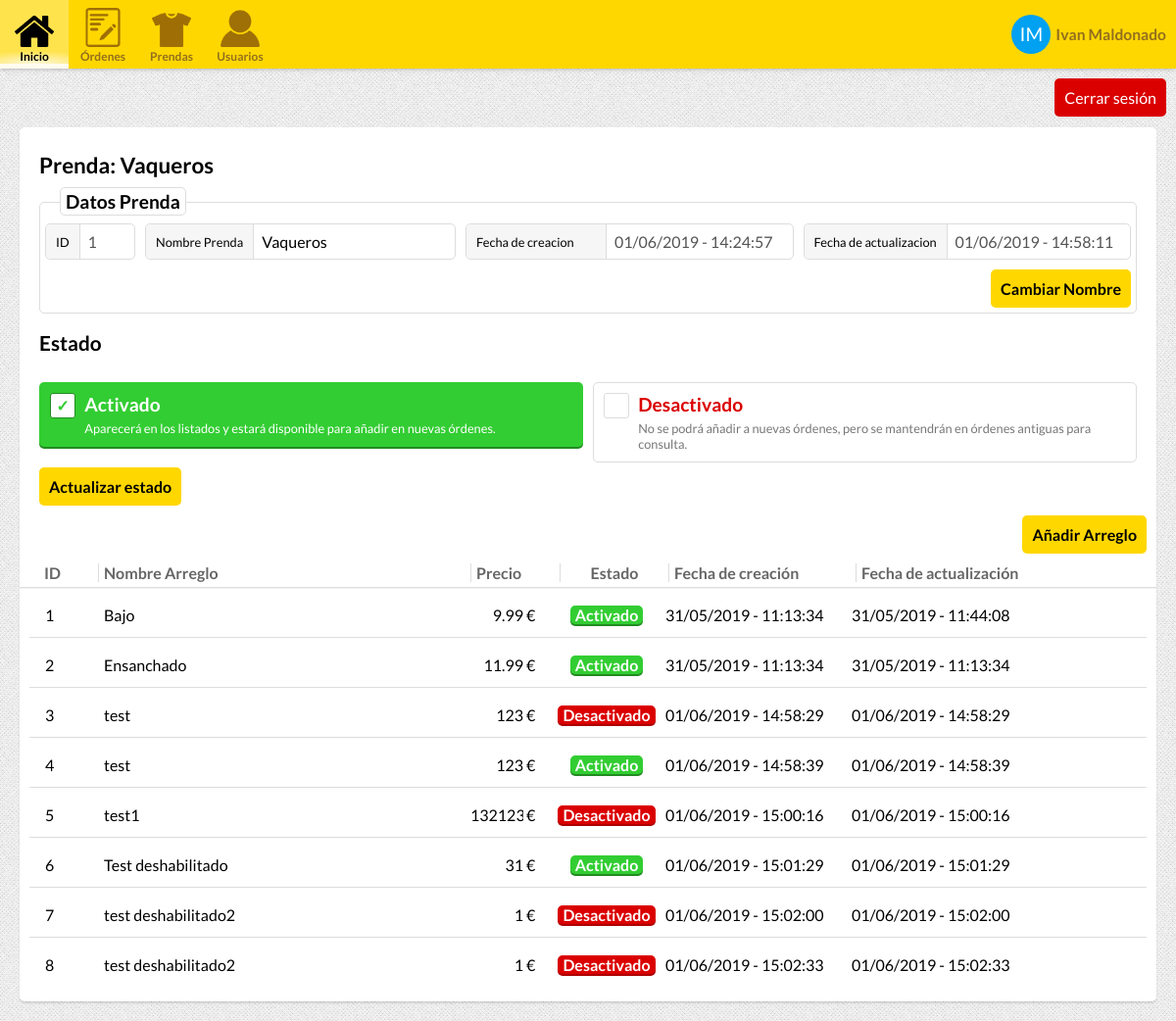
Screenshot of /clothe.php?id=1 (signed in) with the database file from the repository.
### tables this page shows
CREATE TABLE "USERS" (
	"USER_ID"	INTEGER NOT NULL PRIMARY KEY AUTOINCREMENT,
	"USERNAME"	TEXT NOT NULL,
	"NAME"	TEXT NOT NULL,
	"SURNAME"	TEXT,
	"PHONE"	INTEGER,
	"EMAIL"	TEXT NOT NULL,
	"HASHED_PASSWORD"	TEXT NOT NULL,
	"ROLE_ID"	INTEGER NOT NULL DEFAULT 0,
	"UPDATE_TIMESTAMP"	INTEGER NOT NULL,
	"REGISTER_TIMESTAMP"	INTEGER NOT NULL,
	"ACTIVE"	INTEGER NOT NULL DEFAULT 0,
	FOREIGN KEY("ROLE_ID") REFERENCES "USER_ROLES"("ROLE_ID")
);

CREATE TABLE "CLOTHES" (
	"CLOTHE_ID"	INTEGER NOT NULL PRIMARY KEY AUTOINCREMENT,
	"CLOTHE_NAME"	TEXT NOT NULL,
	"ACTIVE"	INTEGER NOT NULL DEFAULT 1,
	"REGISTERED_DATE"	INTEGER,
	"UPDATE_DATE"	INTEGER NOT NULL
);

### Controllers/UserController.php (called while the page is built, shortened)
<?php
class UserController {
    private function connect(){
        return new PDO("sqlite:.data/data.db");
    }
    public function getUser($id){
        $db = $this->connect();
        $sql = "SELECT * FROM USERS AS U, USER_ROLES AS R WHERE USER_ID = :userID AND U.ROLE_ID = R.ROLE_ID";
        $stmt = $db->prepare($sql);
        $stmt->bindParam(':userID', $id);
        if($stmt->execute()){
            if($row = $stmt->fetch()){
               return new User(
                $row["USER_ID"],
                $row["USERNAME"],
                $row["HASHED_PASSWORD"],
                $row["EMAIL"],
                new Role(
                    $row["ROLE_ID"],
                    $row["ROLE_NAME"],
                    $row["ROLE_CSS_CLASS"],
                    $row["ROLE_DESCRIPTION"]
                ),
                $row["PHONE"],
                $row["NAME"],
                $row["SURNAME"],
                $row["REGISTER_TIMESTAMP"],
                $row["UPDATE_TIMESTAMP"],
                $row["ACTIVE"]
                );
            }
        }
        return null;
    }
}

### Classes/User.php (called while the page is built, shortened)
<?php
require_once("Classes/Role.php");
class User{
    private $id;
    private $role;
    private $name;
    private $surname;
    function __construct($id = 0, $username, $password = null, $email, $role, $telephone, $name, $surname, $registeredDate, $updateDate, $active = 0){
        $this->id = $id;
        $this->role = $role;
        $this->name = $name;
        $this->surname = $surname;
        $registeredDateOb = new DateTime();
        $registeredDateOb->setTimestamp($registeredDate);
        $updateDateOb = new DateTime();
        $updateDateOb->setTimestamp($updateDate);
    }
    function getId(){
        return $this->id;
    }
    function getRole(){
        return $this->role;
    }
    function getName(){
        return $this->name;
    }
    function getSurname(){
        return $this->surname;
    }
}

### Classes/Role.php (called while the page is built, shortened)
<?php
class Role{
    private $id;
    function __construct($id, $name, $cssClass, $description = ""){
        $this->id = $id;
    }
    function getID(){
        return $this->id;
    }
}

### Controllers/Controller.php (called while the page is built, shortened)
<?php
class Controller {
    private function connect(){
        return new PDO("sqlite:.data/data.db");
    }
    public function getClothe($clotheID){
        $db = $this->connect();
        $sql = "SELECT * FROM CLOTHES WHERE CLOTHE_ID = :clotheID";
        $stmt = $db->prepare($sql);
        $stmt->bindParam(':clotheID', $clotheID);
        if($stmt->execute()){
            while($row = $stmt->fetch()){
                return new Clothe(
                    $row["CLOTHE_ID"],
                    $row["CLOTHE_NAME"],
                    null, null,
                    $row["REGISTERED_DATE"],
                    $row["UPDATE_DATE"],
                    $row["ACTIVE"]
                );
            }
        }
        return null;
    }
    public function getFixes($clotheID){
        $fixes = array();
        $db = $this->connect();
        $sql = "SELECT * FROM CLOTHES_FIXES WHERE CLOTHE_ID = :clotheID";
        $stmt = $db->prepare($sql);
        $stmt->bindParam(':clotheID', $clotheID);
        if($stmt->execute()){
            while($row = $stmt->fetch()){
                array_push($fixes, new Fix(
                    $row["FIX_ID"],
                    $row["CLOTHE_ID"],
                    $row["NAME"],
                    $row["PRICE"],
                    $row["CREATION_DATE"],
                    $row["UPDATE_DATE"],
                    $row["ACTIVE"]
                ));
            }
        }
        return $fixes;
    }
}

### Classes/Clothe.php (called while the page is built, shortened)
<?php
class Clothe{
    private $id;
    private $name;
    private $creationDate;
    private $updateDate;
    function __construct($id, $name, $numFixes = 0, $fixes = null, $creationDate, $updateDate, $active = 0){
        $this->id = $id;
        $this->name = $name;
        $creationDateOb = new DateTime();
        $creationDateOb->setTimestamp($creationDate);
        $this->creationDate = $creationDateOb;
        $updateDateOb = new DateTime();
        $updateDateOb->setTimestamp($updateDate);
        $this->updateDate = $updateDateOb;
    }
    function getId(){
        return $this->id;
    }
    function getName(){
        return $this->name;
    }
    function getCreationDateString(){
        $date = $this->creationDate;
        return $date->format('d/m/Y - H:i:s');
    }
    function getUpdateDateString(){
        $date = $this->updateDate;
        return $date->format('d/m/Y - H:i:s');
    }
}

### Classes/Fix.php (called while the page is built, shortened)
<?php
class Fix{
    private $id;
    private $name;
    private $price;
    private $creationDate;
    private $updateDate;
    private $active;
    function __construct($id, $clotheID, $name, $price, $creationDate, $updateDate, $active = 0){
        $this->id = $id;
        $this->name = $name;
        $this->price = $price;
        $creationDateOb = new DateTime();
        $creationDateOb->setTimestamp($creationDate);
        $this->creationDate = $creationDateOb;
        $updateDateOb = new DateTime();
        $updateDateOb->setTimestamp($updateDate);
        $this->updateDate = $updateDateOb;
        $this->active = $active;
        if($active == 0){
            $this->active = false;
        }else {
            $this->active = true;
        }
    }
    function getID(){
        return $this->id;
    }
    function getName(){
        return $this->name;
    }
    function getPrice(){
        return $this->price;
    }
    function getCreationDateString(){
        $date = $this->creationDate;
        return $date->format('d/m/Y - H:i:s');
    }
    function getUpdateDateString(){
        $date = $this->updateDate;
        return $date->format('d/m/Y - H:i:s');
    }
    function isActive(){
        return $this->active;
    }
}

### ViewControllers/clotheViewController.php (the view, shortened to what this page needs)
<?php
require_once("Controllers/UserController.php");
require_once("Controllers/Controller.php");
require_once("Classes/User.php");
require_once("Classes/Role.php");
require_once("Classes/Clothe.php");
require_once("Classes/Fix.php");
$userController = new UserController();
$controller = new Controller();
if(isset($_SESSION["userID"])){
    $sessionUser = $userController->getUser($_SESSION["userID"]);
    $sessionUserRole = $sessionUser->getRole();
}else {
    header("location: login.php");
}
if($sessionUserRole->getID() == 0){
    $client = true;
}elseif($sessionUserRole->getID() == 1){
    $employee = true;
}elseif($sessionUserRole->getID() == 2){
    $admin = true;
}
if(!$clothe = $controller->getClothe($_GET["id"])){
    header("Location: clothes.php");
};
$fixes = $controller->getFixes($_GET["id"]);
$title = "Prenda: ".$clothe->getName();
function showClotheInfoForm(){
    global $clothe;
    global $title;
    ?>
    <form id="clothe-info-container" method="post" action="clothe.php?id=<?=$clothe->getID()?>">
        <h1><?=$title?></h1>
        <div class="field-set" id="clothe-infoset">
        <h3>Datos Prenda</h3>
            <label class="boxed-input" id="clotheID">
                <div class="text-label"><span>ID</span></div>
                <div class="input-container">
                    <input type="text" value="<?=$clothe->getID()?>" disabled>
                </div>
            </label>
            <label class="boxed-input" id="clothe-name">
                <div class="text-label"><span>Nombre Prenda</span></div>
                <div class="input-container">
                    <input type="text" name="clotheName" value="<?=$clothe->getName()?>">
                </div>
            </label>
            <label class="boxed-input" id="create-date">
                <div class="text-label"><span>Fecha de creacion</span></div>
                <div class="input-container">
                    <input type="text" value="<?=$clothe->getCreationDateString()?>" disabled>
                </div>
            </label>
            <label class="boxed-input" id="update-date">
                <div class="text-label"><span>Fecha de actualizacion</span></div>
                <div class="input-container">
                    <input type="text" value="<?=$clothe->getUpdateDateString()?>" disabled>
                </div>
            </label>
            <div class="form-buttons">
                <input type="submit" value="Cambiar Nombre" name="changeClotheName" class="input-submit-button">
            </div>
        </div>
    </form>
    <?php
}
function showClotheFixes(){
    global $fixes, $clothe;
    ?>
    <div class="table-like-container fixes">
        <div class="item header fixes">
            <div class="elem id">ID</div>
            <div class="elem name">Nombre Arreglo</div>
            <div class="elem price">Precio</div>
            <div class="elem active">Estado</div>
            <div class="elem creation-date">Fecha de creación</div>
            <div class="elem update-date">Fecha de actualización</div>
            <div class="elem buttons"></div>
        </div>
    <?php
    if(sizeof($fixes) <= 0){
    ?>
        <div class="item no-items">
            <div>No hay arreglos para esta prenda.</div>
        </div>
    <?php
    }else{
        foreach($fixes as $fix){
    ?>
        <form class="item" method="post" action="clothe.php?id=<?=$clothe->getId()?>">
            <div class="elem id"><input type="number" value="<?=$fix->getId()?>" disabled></div>
            <div class="elem name"><input type="text" name="fixName" value="<?=$fix->getName()?>"></div>
            <div class="elem price"><input type="number" name="fixPrice" value="<?=$fix->getPrice()?>" step=".01">€</div>
            <div class="elem active"><span class="label-box <?=$fix->isActive() ? "enabled": "disabled"?>"><?=$fix->isActive() ? "Activado": "Desactivado"?></span></div>
            <div class="elem creation-date"><?=$fix->getCreationDateString()?></div>
            <div class="elem update-date"><?=$fix->getUpdateDateString()?></div>
            <div class="elem buttons">
            </div>
        </form>
        <?php
        }
    }
    ?>
    </div>
    <?php
}
function showStateForm(){
    global $clothe;
    ?>
    <form id="active-container" method="post" action="clothe.php?id=<?=$clothe->getID()?>">
        <h2>Estado</h2>
        <div>
            <label class="boxed-radio active">
                <div class="container">
                    <div class="radio-checkbox">&#x2713;</div>
                    <div class="radio-title">Activado</div>
                    <div class="radio-desc">Aparecerá en los listados y estará disponible para añadir en nuevas órdenes.</div>
                </div>
            </label>
            <label class="boxed-radio disabled">
                <div class="container">
                    <div class="radio-checkbox">&#x2713;</div>
                    <div class="radio-title">Desactivado</div>
                    <div class="radio-desc">No se podrá añadir a nuevas órdenes, pero se mantendrán en órdenes antiguas para consulta.</div>
                </div>
            </label>
        </div>
        <div class="form-buttons">
            <input type="submit" value="Actualizar estado" class="input-submit-button" name="toggleClothe">
        </div>
    </form>
    <?php
}

### includes/navbar.inc (shortened to what this page needs)
<nav class="top-header">
    <a class="menu-item" href="index.php">
        <img src="media/img/inicio.png">
        <div class="label">Inicio</div>
    </a>
    <a class="menu-item" href="orders.php">
        <img src="media/img/order.png">
        <div class="label">Órdenes</div>
    </a>
    <?php
    if($employee||$admin){
        ?>
    <a class="menu-item" href="clothes.php">
        <img src="media/img/prendas.png">
        <div class="label">Prendas</div>
    </a>
    <a class="menu-item" href="users.php">
        <img src="media/img/users.png">
        <div class="label">Usuarios</div>
    </a>
        <?php
    }
    ?>
    <a class="menu-item user" href="user.php?id=<?=$sessionUser->getID()?>">
        <div class="user-avatar"><?=substr($sessionUser->getName(), 0,1) . substr($sessionUser->getSurname(), 0,1)?></div>
        <div class="username"><?=$sessionUser->getName()." ".$sessionUser->getSurname()?></div>
    </a>
</nav>
<a class="logout-button" href="?logout">Cerrar sesión</a>

### rows the page displays
users: NAME "I", SURNAME "M", NAME "Ivan", SURNAME "Maldonado"
clothes: CLOTHE_NAME "Prenda: Vaqueros", CLOTHE_ID "1", clotheName "Vaqueros", REGISTERED_DATE "01/06/2019 - 14:24:57", UPDATE_DATE "01/06/2019 - 14:58:11"

### other values shown
$fix->getCreationDateString() "31/05/2019 - 11:13:34"
$fix->getUpdateDateString() "31/05/2019 - 11:44:08"
$fix->getUpdateDateString() "31/05/2019 - 11:13:34"
$fix->getCreationDateString() "01/06/2019 - 14:58:29"
$fix->getUpdateDateString() "01/06/2019 - 14:58:29"
$fix->getCreationDateString() "01/06/2019 - 14:58:39"
$fix->getUpdateDateString() "01/06/2019 - 14:58:39"
$fix->getCreationDateString() "01/06/2019 - 15:00:16"
$fix->getUpdateDateString() "01/06/2019 - 15:00:16"
$fix->getCreationDateString() "01/06/2019 - 15:01:29"
$fix->getUpdateDateString() "01/06/2019 - 15:01:29"
$fix->getCreationDateString() "01/06/2019 - 15:02:00"
$fix->getUpdateDateString() "01/06/2019 - 15:02:00"
$fix->getCreationDateString() "01/06/2019 - 15:02:33"
$fix->getUpdateDateString() "01/06/2019 - 15:02:33"
